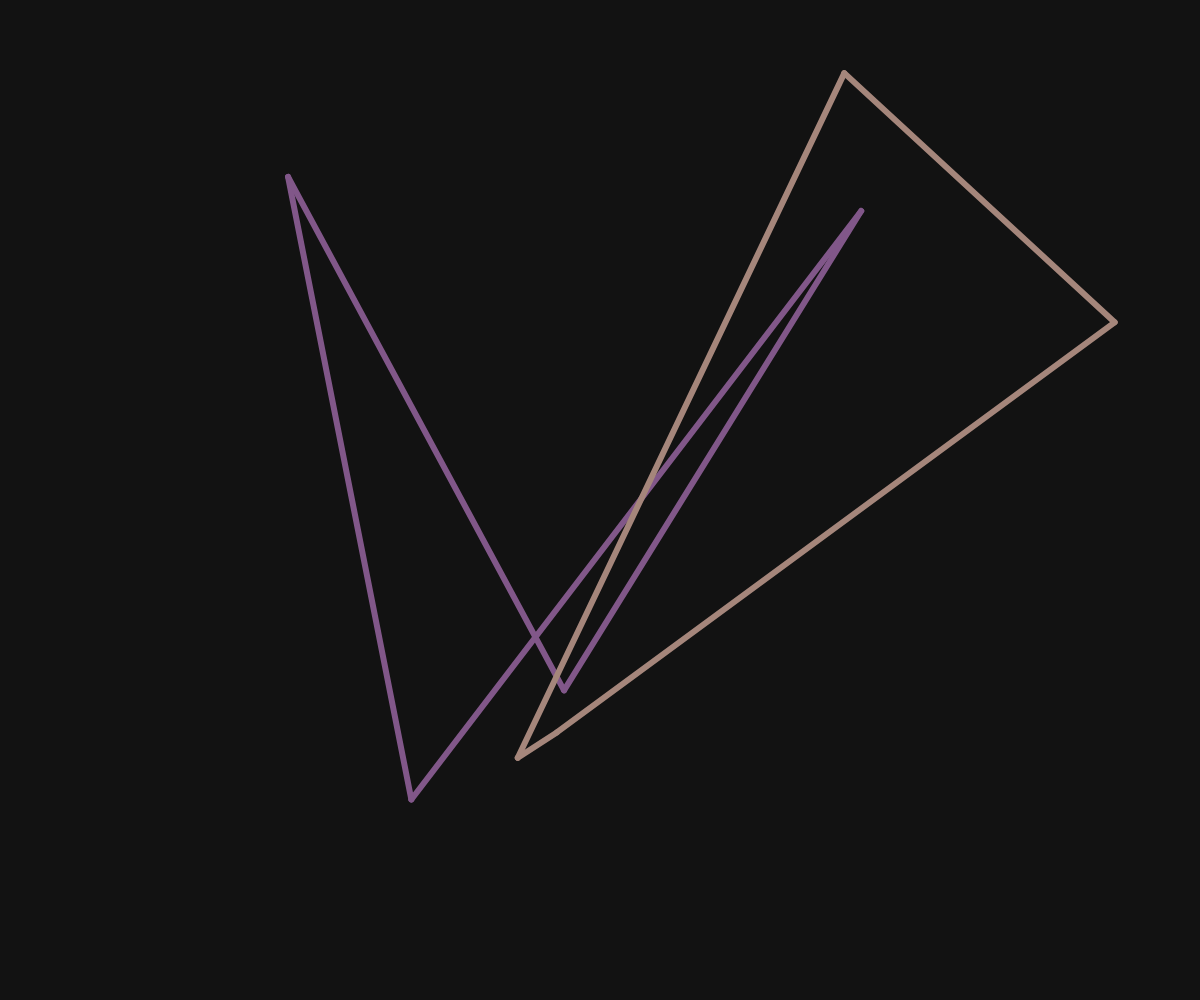
Frame 1 (no input)
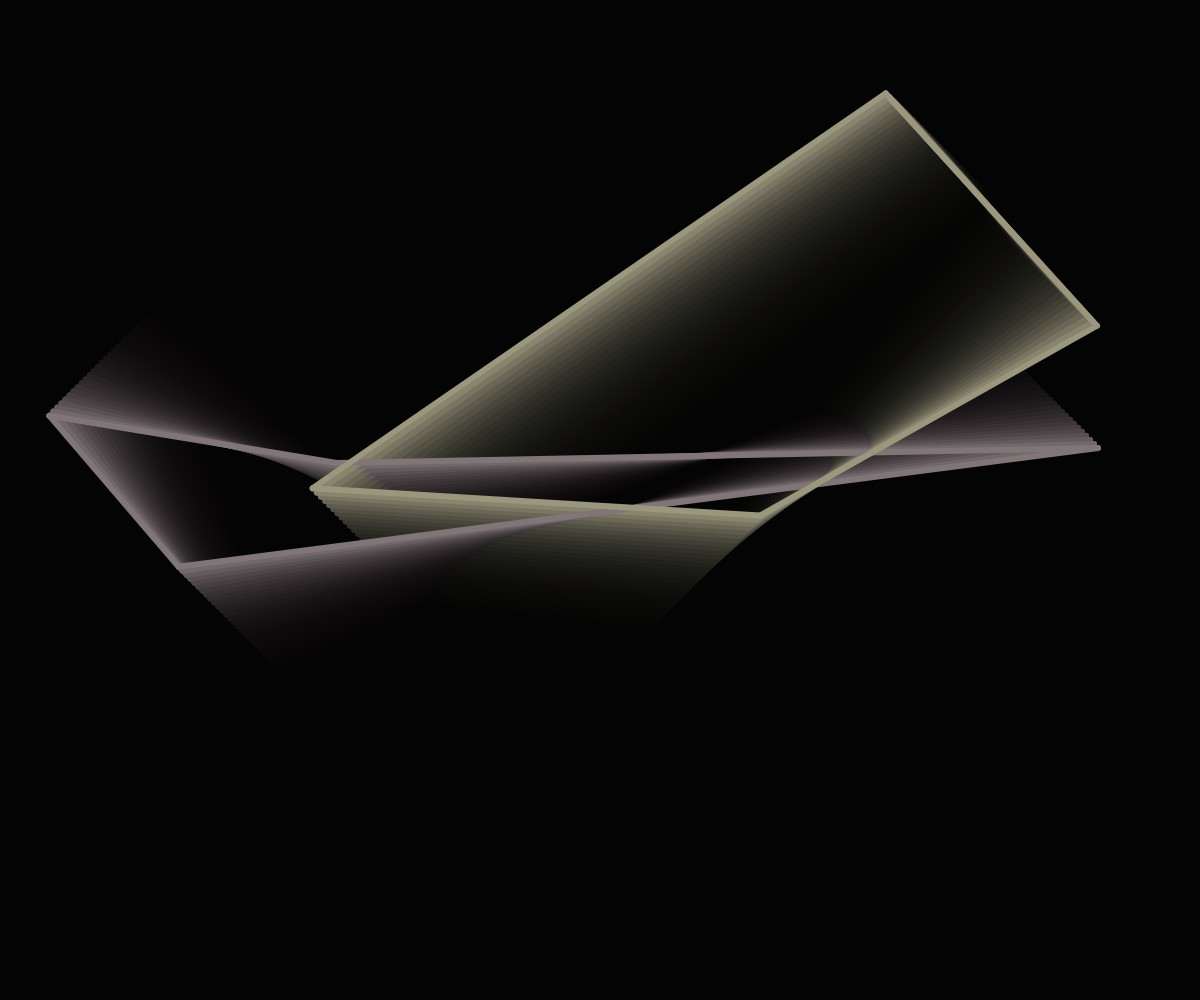
Frame 60 (no input)
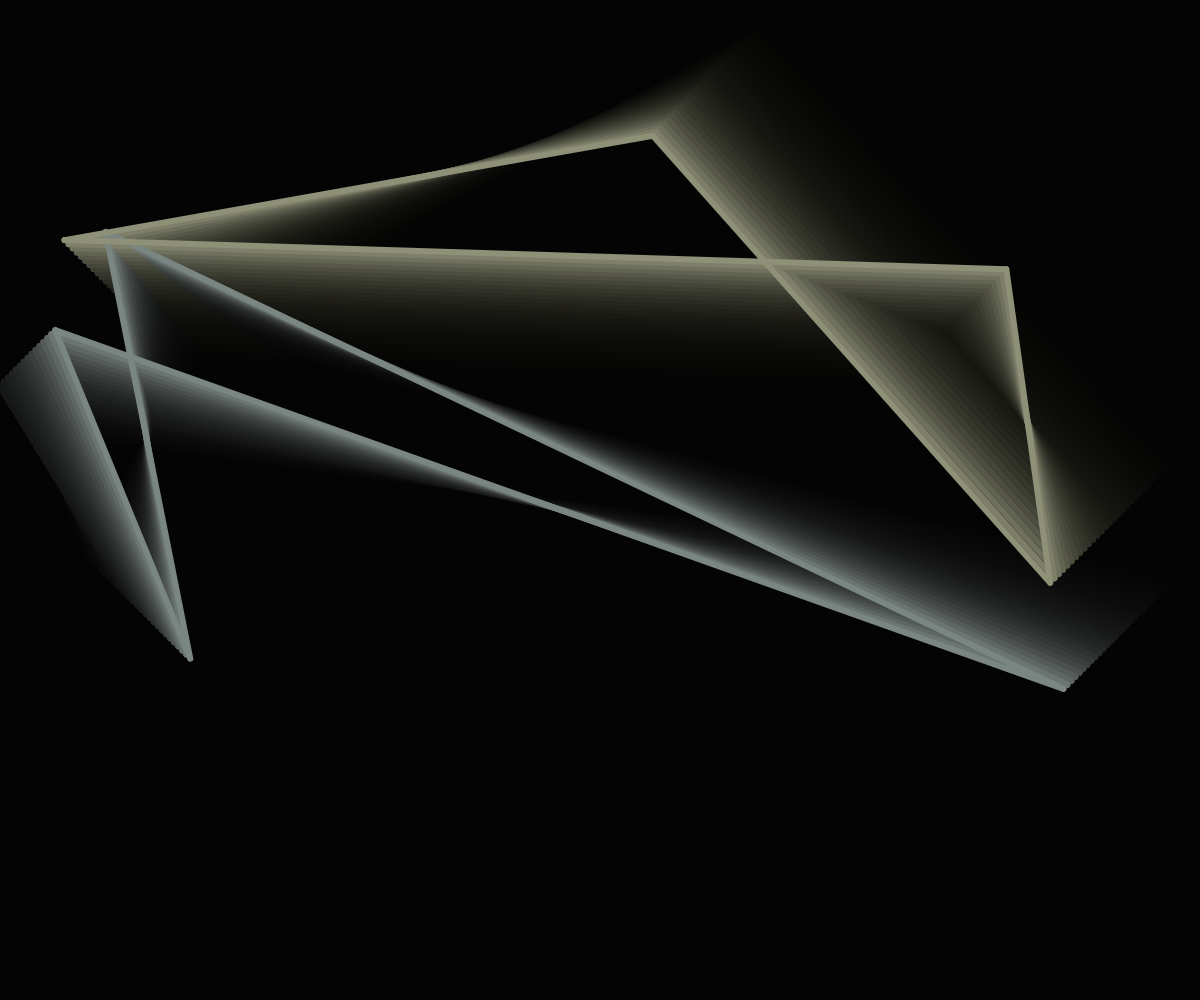
Frame 120 (the mouse pressed at the canvas centre since frame 60)

The p5.js sketch that drew these frames (run headless with seeded random() and noise() and a simulated clock; from frame 60 on, the mouse is pressed at the canvas centre):

// p5.js sketch
// ── sketch.js
function setup() {
  createCanvas(windowWidth, windowHeight);
  background(20);

  speed = 4;

  box1 = new Box();
  box2 = new Box();
}

function run() {
  box1.run();
  box2.run();
}

function draw() {
  background(0, 30);
  run();
  box1.draw();
  box2.draw();
}

class Box {
  constructor() {
    this.box = {
      p1: new PhysicPoint(),
      p2: new PhysicPoint(),
      p3: new PhysicPoint(),
      p4: new PhysicPoint(),
      c1: new ColorChanger(),
      // c2: new ColorChanger(),
      // c3: new ColorChanger(),
      // c4: new ColorChanger()
    };
  }

  run() {
    this.box.p1.move();
    this.box.p2.move();
    this.box.p3.move();
    this.box.p4.move();
    this.box.c1.change();
    // this.box.c2.change();
    // this.box.c3.change();
    // this.box.c4.change();
  }

  draw() {
    let Box = this.box;
    strokeWeight(6);
    stroke(Box.c1.color);
    line(Box.p1.pos.x, Box.p1.pos.y, Box.p2.pos.x, Box.p2.pos.y);
    // stroke(Box.c2.color);
    line(Box.p2.pos.x, Box.p2.pos.y, Box.p3.pos.x, Box.p3.pos.y);
    // stroke(Box.c3.color);
    line(Box.p3.pos.x, Box.p3.pos.y, Box.p4.pos.x, Box.p4.pos.y);
    // stroke(Box.c4.color);
    line(Box.p4.pos.x, Box.p4.pos.y, Box.p1.pos.x, Box.p1.pos.y);
  }
}

class PhysicPoint {
  constructor(x, y, vx, vy) {
    x = x || random(width);
    y = y || random(height);
    vx = vx || (Math.random() > 0.5 ? 1 : -1);
    vy = vy || (Math.random() > 0.5 ? 1 : -1);

    this.pos = { x: x, y: y };
    this.vel = { x: vx, y: vy };
    this.speed = speed;
    this.offset = random(100);
  }

  move() {
    let newSpeed = this.speed + noise(deltaTime / 100 + this.offset) - 0.5;

    this.pos.x += this.vel.x * newSpeed;
    this.pos.y += this.vel.y * newSpeed;

    if (this.pos.x > width) {
      this.pos.x = width;
      this.vel.x *= -1;
    }

    if (this.pos.x < 0) {
      this.pos.x = 0;
      this.vel.x *= -1;
    }

    if (this.pos.y > height) {
      this.pos.y = height;
      this.vel.y *= -1;
    }

    if (this.pos.y < 0) {
      this.pos.y = 0;
      this.vel.y *= -1;
    }
  }
}

class ColorChanger {
  constructor() {
    this.offset = random(100);
    this.inc = 0;

    // this.color = color(
    //   random(50, 255),
    //   random(50, 255),
    //   random(50, 255)
    // );
  }

  change() {
    this.inc += 0.0025;
    let offset = this.offset + this.inc;
    let low = 20;
    let high = 255;
    this.color = color(
      noise(offset + 50) * (high-low) + low,
      noise(offset + 100) * (high-low) + low,
      noise(offset + 150) * (high-low) + low
    );
  }
}

function windowResized()
{
  resizeCanvas(windowWidth, windowHeight);
  background(0);
}

/*



























*/
